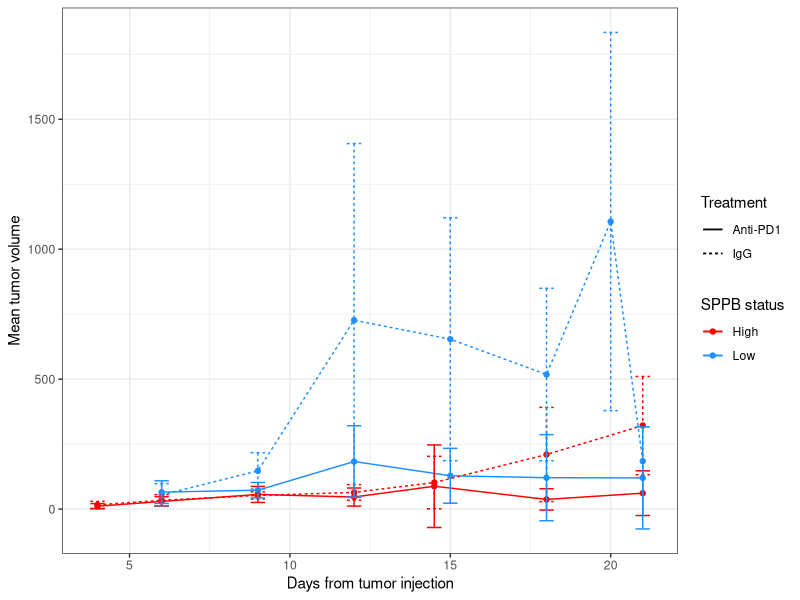
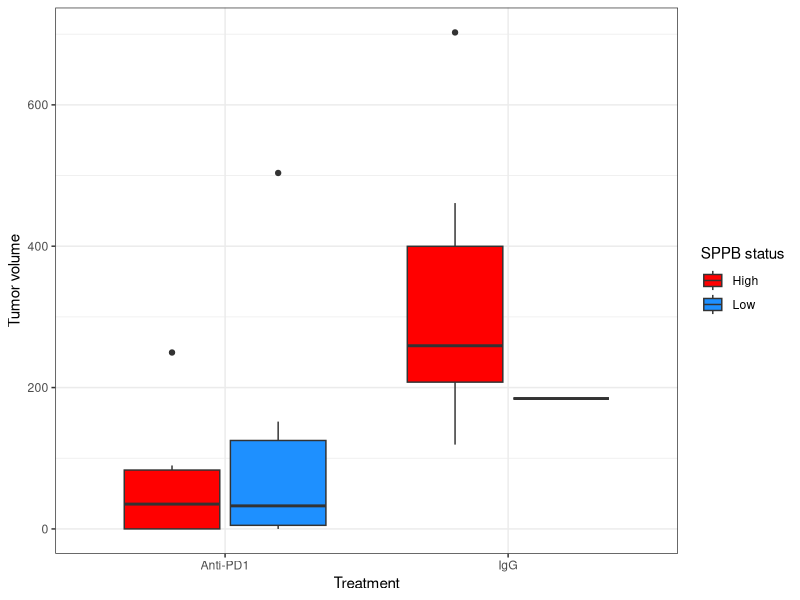
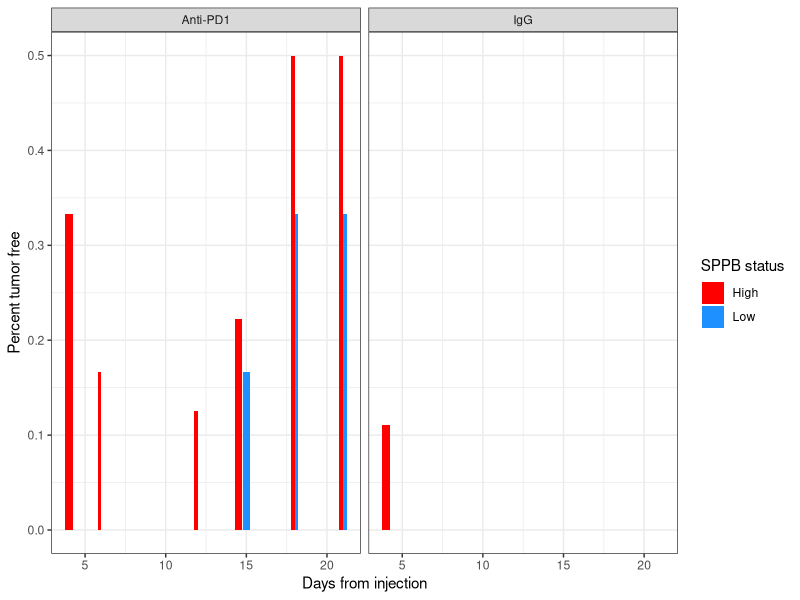
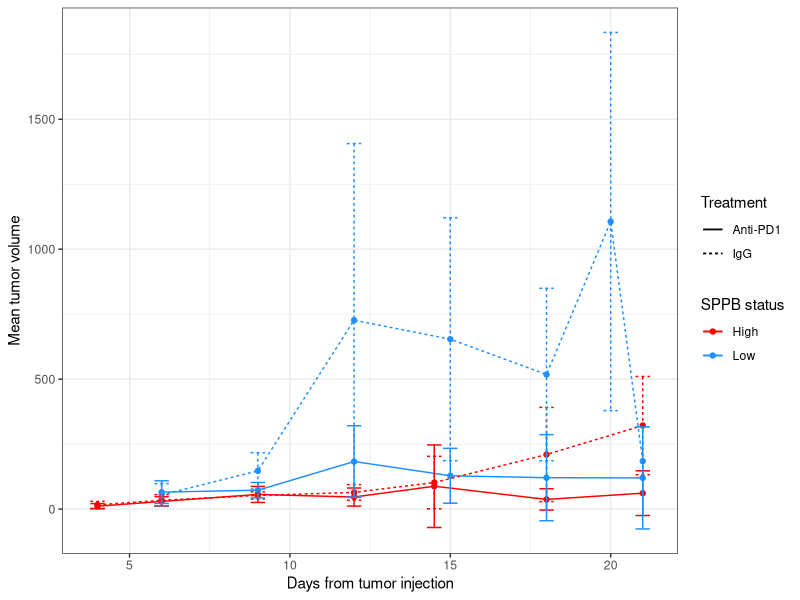
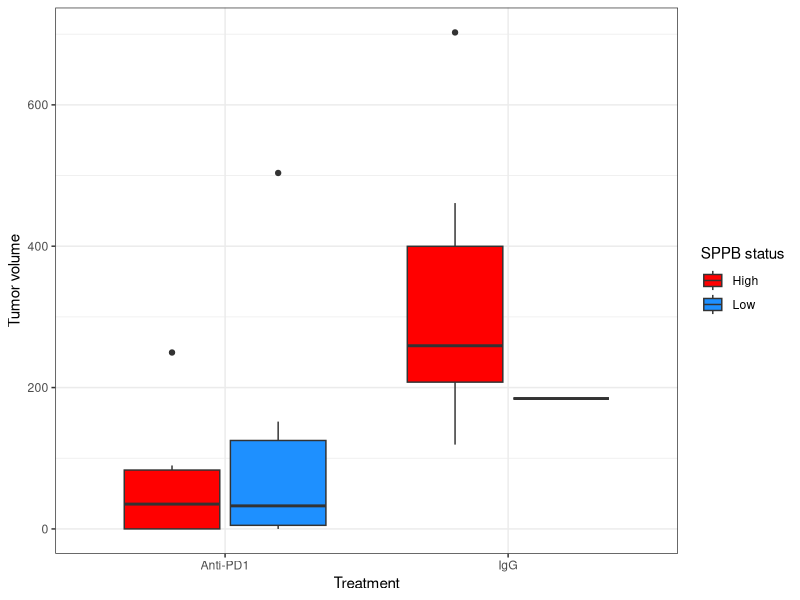
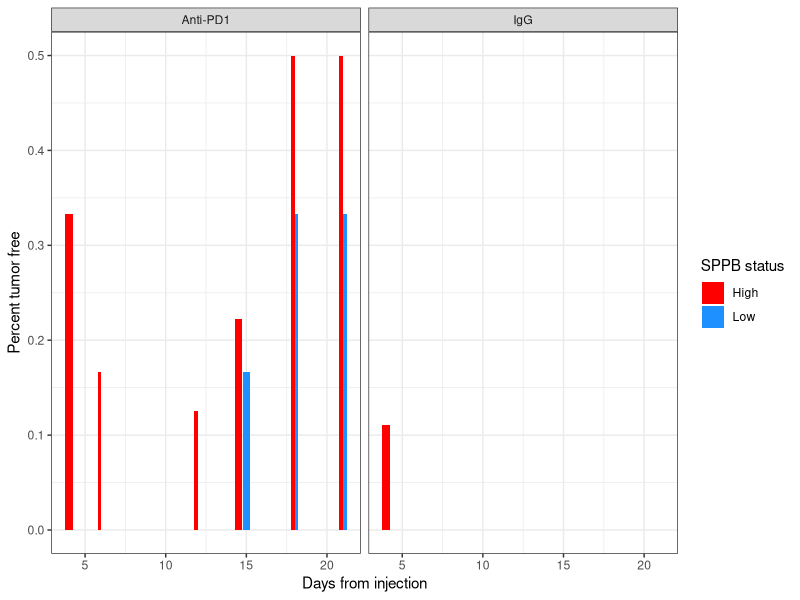

Write the R code that produced these figures, in order.
## ---- chunk 1
knitr::opts_chunk$set(echo = TRUE)

library(tidyverse)
## ---- chunk 2
all.experiments <- read.csv("../data/2022-06-28_tumor-size_R-formatted.csv") %>%
  mutate(microbiome.sample = ifelse(grepl("DL017", microbiome.sample), "DL017", "DL081")) %>%
  mutate(treatment.group = paste(treatment, microbiome.sample, sep = " x "))
## ---- chunk 3
WCLC.data <- all.experiments %>%
  filter(experiment %in% c("mimic2", "mimic3", "mimic8")) %>%
  mutate(SPPB = ifelse(experiment == "mimic2", "Low", "High"),
         treatment = ifelse(grepl("PD1", treatment), "Anti-PD1", "IgG")) %>%
  filter(microbiome.sample != "Saline")


linedat <- WCLC.data %>%
  group_by(SPPB, treatment, days.from.injection) %>%
  mutate(days.from.injection = ifelse(SPPB == "High" &
                                        days.from.injection %in% c(14,15),
                                      14.5,
                                      days.from.injection)) %>%
  summarise(mean.vol = mean(tumor.volume),
            sd.vol = sqrt(var(tumor.volume))) %>%
  mutate(confint.low = mean.vol - sd.vol,
         confint.high = mean.vol + sd.vol,
         # confint.low = ifelse(confint.low < 0, 0, confint.low)
         trgrp = paste0(treatment, SPPB))

boxdat <- WCLC.data %>%
  group_by(SPPB, treatment) %>%
  mutate(maxtime = max(days.from.injection)) %>%
  ungroup()%>%
  filter(days.from.injection == maxtime)


tumorfree <- WCLC.data %>%
  mutate(days.from.injection = ifelse(SPPB == "High" &
                                        days.from.injection %in% c(14,15),
                                      14.5,
                                      days.from.injection)) %>%
  group_by(days.from.injection, treatment, SPPB) %>%
  mutate(notum = tumor.volume == 0) %>%
  summarise(percent.free = mean(notum))
## ---- chunk 4
linedat %>%
  ggplot(aes(x = days.from.injection, y = mean.vol, color = SPPB, group = trgrp,
             linetype = treatment)) +
  geom_point() +
  geom_line() +
  geom_errorbar(aes(ymin = confint.low, ymax = confint.high)) +
  labs(x = "Days from tumor injection", y = "Mean tumor volume") +
  scale_color_manual(breaks = c("High", "Low"), values = c("red", "dodgerblue"),
                     name = "SPPB status") +
  scale_linetype(name = "Treatment") +
  theme_bw()
  ggsave("../figures/WCLC22_longitudinal-tumor-volume.png")
## ---- chunk 5
boxdat %>%
  ggplot(aes(x = treatment, y = tumor.volume, fill = SPPB)) +
  geom_boxplot() +
  labs(x = "Treatment", y = "Tumor volume") +
  scale_fill_manual(breaks = c("High", "Low"),
                    values = c("red", "dodgerblue"),
                    name = "SPPB status") +
  theme_bw()
ggsave("../figures/WCLC22_boxplot_final-timepoint.png")
## ---- chunk 6
tumorfree %>%
  ggplot(aes(x = days.from.injection, y = percent.free, fill = SPPB)) +
  facet_wrap(vars(treatment)) +
  geom_col(position = "dodge") +
  labs(x = "Days from injection", y = "Percent tumor free") +
  scale_fill_manual(breaks = c("High", "Low"),
                    values = c("red", "dodgerblue"),
                    name = "SPPB status") +
  theme_bw()
ggsave("../figures/WCLC22_percent-mice-tumorfree.png")
